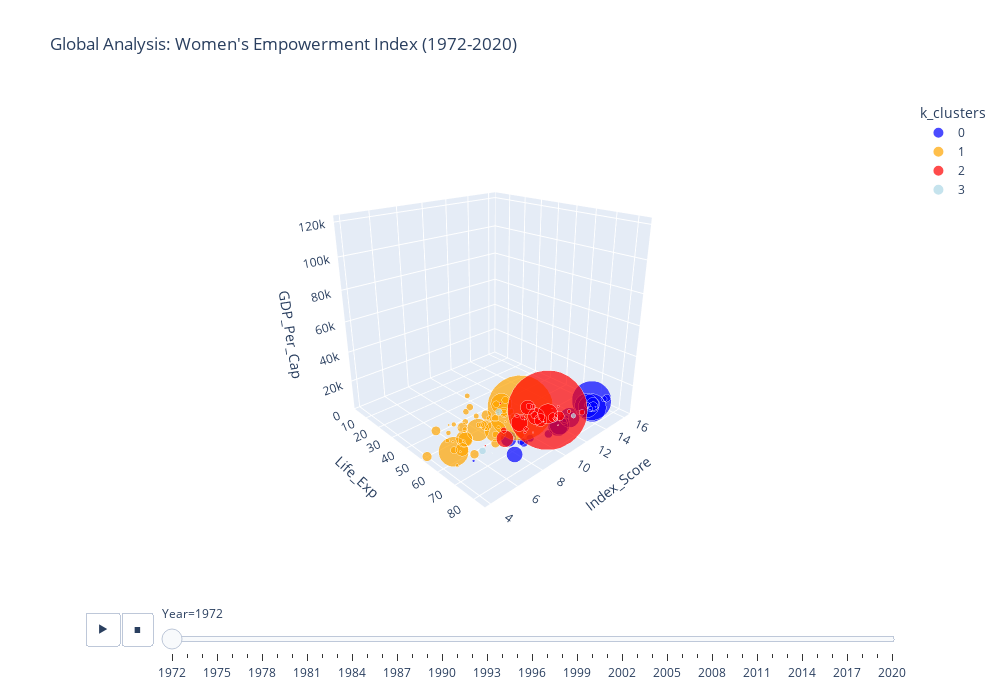

The code cell stored with this chart in its notebook:
### Markdown cell above
# animate

### Code cell
animation = plotly_3d_animated(df_animate, 'Index_Score', 'Life_Exp', 'GDP_Per_Cap', 
                   animate='Year', color='k_clusters', size='Population',
                   hover='Country_Name', hover_data=['Region', 'Income_Group'],
                   title="Global Analysis: Women's Empowerment Index (1972-2020)")

### Figure 1 — Plotly figure (JSON) as saved in the notebook; plotly's stock layout.template omitted (floating-point values rounded to 4 significant figures)
{"data": [{"customdata": [["High income: OECD", "High income"], ["High income: OECD", "High income"], ["High income: OECD", "High income"], ["High income: OECD", "High income"], ["High income: OECD", "High income"], ["High income: OECD", "High income"], ["High income: OECD", "High income"], ["High income: OECD", "High income"], ["High income: OECD", "High income"], ["High income: OECD", "High income"], ["High income: OECD", "High income"], ["High income: OECD", "High income"], ["High income: OECD", "High income"], ["Middle East & North Africa", "High income"], ["High income: OECD", "High income"], ["High income: OECD", "High income"], ["High income: OECD", "High income"], ["High income: OECD", "High income"], ["East Asia & Pacific", "High income"], ["High income: OECD", "High income"], ["High income: OECD", "High income"], ["High income: OECD", "High income"], ["High income: OECD", "High income"], ["High income: OECD", "High income"], ["Latin America & Caribbean", "High income"]], "hovertemplate": "<b>%{hovertext}</b><br><br>k_clusters=0<br>Year=1972<br>Index_Score=%{x}<br>Life_Exp=%{y}<br>GDP_Per_Cap=%{z}<br>Population=%{marker.size}<br>Region=%{customdata[0]}<br>Income_Group=%{customdata[1]}<extra></extra>", "hovertext": ["Australia", "Austria", "Belgium", "Canada", "Denmark", "Finland", "France", "Germany", "Greece", "Iceland", "Ireland", "Italy", "Japan", "Kuwait", "Netherlands", "New Zealand", "Norway", "Portugal", "Singapore", "South Korea", "Spain", "Sweden", "United Kingdom", "United States of America", "Uruguay"], "legendgroup": "0", "marker": {"color": "blue", "size": [13177000, 7544201, 9711115, 22218464, 4991596, 4639657, 52637888, 78688448, 8888628, 209137, 3036850, 54381344, 107188000, 913785, 13328593, 2903900, 3933004, 8630430, 2152400, 33505406, 34604468, 8122300, 56086064, 209896000, 2821086], "sizemode": "area", "sizeref": 141100.0, "symbol": "circle"}, "mode": "markers", "name": "0", "scene": "scene", "showlegend": true, "type": "scatter3d", "x": [12.43, 9.429, 8.714, 15.14, 16.29, 15, 12.86, 14.86, 10.71, 15.14, 12.57, 11.71, 15, 5.286, 15, 13.86, 14.57, 9, 13.14, 8.714, 7.714, 16.29, 11.86, 15.29, 13.71], "y": [71.46, 70.46, 71.41, 72.93, 73.44, 70.71, 72.11, 70.91, 72.78, 74.46, 71.02, 72.08, 73.15, 67.42, 73.73, 71.83, 74.34, 68.32, 69.35, 63.01, 72.82, 74.72, 72.12, 71.16, 68.93], "z": [3949.0, 2924.0, 3832.0, 5107.0, 4654.0, 3178.0, 3866.0, 3810.0, 1900.0, 4015.0, 2080.0, 2671.0, 3031.0, 4870.0, 4104.0, 3295.0, 4414.0, 1302.0, 1264.0, 324.2, 1709.0, 6027.0, 3030.0, 6094.0, 775.8]}, {"customdata": [["South Asia", "Low income"], ["Middle East & North Africa", "Upper middle income"], ["South Asia", "Lower middle income"], ["Sub-Saharan Africa", "Low income"], ["Latin America & Caribbean", "Lower middle income"], ["Sub-Saharan Africa", "Upper middle income"], ["Sub-Saharan Africa", "Low income"], ["Sub-Saharan Africa", "Low income"], ["East Asia & Pacific", "Lower middle income"], ["Sub-Saharan Africa", "Lower middle income"], ["Sub-Saharan Africa", "Low income"], ["Sub-Saharan Africa", "Low income"], ["High income: OECD", "High income"], ["Middle East & North Africa", "Lower middle income"], ["Sub-Saharan Africa", "Upper middle income"], ["Sub-Saharan Africa", "Upper middle income"], ["Sub-Saharan Africa", "Lower middle income"], ["Sub-Saharan Africa", "Low income"], ["Latin America & Caribbean", "Low income"], ["South Asia", "Lower middle income"], ["East Asia & Pacific", "Lower middle income"], ["Middle East & North Africa", "Upper middle income"], ["Middle East & North Africa", "Upper middle income"], ["Middle East & North Africa", "Upper middle income"], ["Sub-Saharan Africa", "Lower middle income"], ["Sub-Saharan Africa", "Lower middle income"], ["Sub-Saharan Africa", "Low income"], ["East Asia & Pacific", "Upper middle income"], ["Sub-Saharan Africa", "Low income"], ["Sub-Saharan Africa", "Lower middle income"], ["Middle East & North Africa", "Lower middle income"], ["South Asia", "Low income"], ["Sub-Saharan Africa", "Low income"], ["Sub-Saharan Africa", "Lower middle income"], ["Middle East & North Africa", "High income"], ["South Asia", "Lower middle income"], ["Sub-Saharan Africa", "Lower middle income"], ["Sub-Saharan Africa", "Low income"], ["Middle East & North Africa", "High income"], ["Sub-Saharan Africa", "Lower middle income"], ["Sub-Saharan Africa", "Low income"], ["Sub-Saharan Africa", "Low income"], ["Sub-Saharan Africa", "Upper middle income"], ["Sub-Saharan Africa", "Lower middle income"], ["Sub-Saharan Africa", "Lower middle income"], ["Sub-Saharan Africa", "Low income"], ["Middle East & North Africa", "Lower middle income"], ["Sub-Saharan Africa", "Low income"], ["Sub-Saharan Africa", "Lower middle income"], ["Sub-Saharan Africa", "Lower middle income"]], "hovertemplate": "<b>%{hovertext}</b><br><br>k_clusters=1<br>Year=1972<br>Index_Score=%{x}<br>Life_Exp=%{y}<br>GDP_Per_Cap=%{z}<br>Population=%{marker.size}<br>Region=%{customdata[0]}<br>Income_Group=%{customdata[1]}<extra></extra>", "hovertext": ["Afghanistan", "Algeria", "Bangladesh", "Benin", "Bolivia", "Botswana", "Burkina Faso", "Burundi", "Cambodia", "Cameroon", "Central African Republic", "Chad", "Chile", "Egypt", "Equatorial Guinea", "Gabon", "Ghana", "Guinea Bissau", "Haiti", "India", "Indonesia", "Iran", "Iraq", "Jordan", "Kenya", "Lesotho", "Madagascar", "Malaysia", "Mali", "Mauritania", "Morocco", "Nepal", "Niger", "Nigeria", "Oman", "Pakistan", "Republic of the Congo", "Rwanda", "Saudi Arabia", "Senegal", "Sierra Leone", "Somalia", "South Africa", "Sudan", "Swaziland", "Togo", "Tunisia", "Uganda", "Zambia", "Zimbabwe"], "legendgroup": "1", "marker": {"color": "orange", "size": [11286753, 14439748, 69346704, 3156408, 4793804, 626601, 5805283, 3579195, 6766289, 6809468, 2153613, 3824399, 10145765, 36330768, 305362, 622289, 9365952, 595950, 4853117, 582837952, 121504144, 30111574, 10507315, 1704787, 12322903, 1097242, 7051090, 10801619, 6347158, 1191376, 16081438, 13052220, 4926318, 58173832, 708045, 62509564, 1485274, 4135579, 6724260, 4633452, 2886642, 3918220, 23698508, 12057260, 467512, 2330704, 5320148, 10885563, 4523581, 5532842], "sizemode": "area", "sizeref": 141100.0, "symbol": "circle"}, "mode": "markers", "name": "1", "scene": "scene", "showlegend": true, "type": "scatter3d", "x": [6, 7.429, 8, 6.429, 8.429, 5.714, 11, 10.29, 11.86, 11, 10.29, 9, 7.714, 6.714, 7.286, 9.857, 10.57, 7, 8.571, 11.86, 5.429, 6.714, 6.143, 4.714, 11.86, 6.571, 9.714, 9.571, 9.429, 8.429, 8.714, 9.571, 8.857, 11.29, 6, 8.714, 9.143, 9.429, 5.429, 8, 7.286, 7.429, 5.857, 4, 6.143, 5.857, 11.14, 10.71, 10.71, 8.429], "y": [38.44, 44.35, 49.59, 43.16, 47.5, 56.3, 40.05, 25.61, 40.22, 48.9, 46.29, 41.4, 62.28, 50.76, 43.28, 53.6, 48.03, 38.7, 47.94, 49.02, 54.24, 51.66, 61.39, 62.35, 55.01, 51.72, 48.34, 64.08, 33.86, 51.66, 49.72, 43.69, 35.63, 41.27, 49.57, 55.24, 54.36, 46.5, 54.79, 41.75, 39.77, 45.94, 56.27, 49.92, 51.82, 47.09, 56.11, 46.97, 52.63, 57.4], "z": [141.4, 468.6, 90.68, 130, 268.3, 262.5, 99.67, 68.96, 74.72, 220.0, 106.9, 153.1, 1166.0, 256.0, 214.3, 691.8, 226.0, 147.2, 76.65, 122.6, 90.51, 569.7, 391.5, 462.5, 171.0, 73.74, 190.3, 466.9, 76.67, 328.8, 314, 78.46, 150.8, 211, 518.2, 150.6, 276.5, 59.59, 1437.0, 349.8, 161.2, 106.4, 1034.0, 160.1, 313.9, 144.0, 420.6, 137.0, 414.1, 484.0]}, {"customdata": [["East Asia & Pacific", "High income"], ["East Asia & Pacific", "Upper middle income"], ["Latin America & Caribbean", "Upper middle income"], ["Latin America & Caribbean", "Upper middle income"], ["Latin America & Caribbean", "Upper middle income"], ["Latin America & Caribbean", "Upper middle income"], ["Latin America & Caribbean", "Lower middle income"], ["East Asia & Pacific", "Upper middle income"], ["Sub-Saharan Africa", "Low income"], ["Latin America & Caribbean", "Upper middle income"], ["Latin America & Caribbean", "Upper middle income"], ["Latin America & Caribbean", "Lower middle income"], ["East Asia & Pacific", "High income"], ["Latin America & Caribbean", "Upper middle income"], ["East Asia & Pacific", "Lower middle income"], ["High income: OECD", "High income"], ["Middle East & North Africa", "High income"], ["Latin America & Caribbean", "Upper middle income"], ["East Asia & Pacific", "Lower middle income"], ["Latin America & Caribbean", "High income"], ["East Asia & Pacific", "Lower middle income"], ["Latin America & Caribbean", "Upper middle income"], ["East Asia & Pacific", "Lower middle income"], ["South Asia", "Upper middle income"], ["Latin America & Caribbean", "High income"], ["Latin America & Caribbean", "Upper middle income"], ["Latin America & Caribbean", "Upper middle income"], ["East Asia & Pacific", "Upper middle income"], ["Latin America & Caribbean", "High income"], ["Latin America & Caribbean", "High income"], ["Europe & Central Asia", "Upper middle income"], ["Latin America & Caribbean", "Upper middle income"]], "hovertemplate": "<b>%{hovertext}</b><br><br>k_clusters=2<br>Year=1972<br>Index_Score=%{x}<br>Life_Exp=%{y}<br>GDP_Per_Cap=%{z}<br>Population=%{marker.size}<br>Region=%{customdata[0]}<br>Income_Group=%{customdata[1]}<extra></extra>", "hovertext": ["Brunei", "China", "Colombia", "Costa Rica", "Dominican Republic", "Ecuador", "El Salvador", "Fiji", "Gambia", "Guatemala", "Guyana", "Honduras", "Hong Kong SAR, China", "Jamaica", "Kiribati", "Luxembourg", "Malta", "Mexico", "Myanmar", "Panama", "Papua New Guinea", "Paraguay", "Philippines", "Sri Lanka", "St. Kitts and Nevis", "St. Vincent and the Grenadines", "Suriname", "Thailand", "The Bahamas", "Trinidad and Tobago", "Turkey", "Venezuela"], "legendgroup": "2", "marker": {"color": "red", "size": [143886, 862030016, 21898056, 1955547, 4724801, 6533630, 3798109, 547918, 560553, 5723759, 721994, 2956021, 4123600, 1915299, 59606, 346600, 302450, 53543436, 28551948, 1602646, 2610700, 2521508, 39412480, 12914457, 44416, 100843, 397529, 37834384, 189181, 1013031, 37188036, 12061621], "sizemode": "area", "sizeref": 141100.0, "symbol": "circle"}, "mode": "markers", "name": "2", "scene": "scene", "showlegend": true, "type": "scatter3d", "x": [8.857, 13, 11.71, 13.86, 9.143, 11.86, 12.57, 11.71, 11.29, 12.43, 13.86, 11.14, 14.29, 12.43, 11.14, 9.714, 12, 12.57, 12.29, 12.43, 11, 10.29, 8.571, 13, 13.29, 12.57, 7.143, 11.86, 10.71, 9.857, 10.43, 12.43], "y": [65.35, 58.42, 62.57, 66.72, 57.42, 58.2, 53.02, 61.78, 40.92, 51.64, 60.64, 55.61, 71.46, 67.1, 55.48, 70.32, 70.72, 61.61, 51.5, 66.46, 53.22, 62.94, 61.83, 65.83, 60.19, 68.5, 60.51, 59.05, 66.41, 64.95, 58.07, 65.42], "z": [1882.0, 131.9, 396.0, 633.2, 420.6, 487.6, 332.7, 577.9, 105.5, 367.1, 395.3, 271.6, 1385.0, 979.0, 317.7, 5487.0, 975.8, 844.2, 23.19, 1044.0, 328.9, 305.0, 230.1, 197.8, 516.6, 273.5, 784.7, 216.1, 3123.0, 1069.0, 555.3, 1159.0]}, {"customdata": [["Latin America & Caribbean", "Upper middle income"], ["Sub-Saharan Africa", "Lower middle income"], ["Latin America & Caribbean", "High income"], ["Middle East & North Africa", "High income"], ["East Asia & Pacific", "Lower middle income"], ["Middle East & North Africa", "Low income"]], "hovertemplate": "<b>%{hovertext}</b><br><br>k_clusters=3<br>Year=1972<br>Index_Score=%{x}<br>Life_Exp=%{y}<br>GDP_Per_Cap=%{z}<br>Population=%{marker.size}<br>Region=%{customdata[0]}<br>Income_Group=%{customdata[1]}<extra></extra>", "hovertext": ["Belize", "Ivory Coast", "Puerto Rico", "Qatar", "Solomon Islands", "Syria"], "legendgroup": "3", "marker": {"color": "lightblue", "size": [125054, 5979984, 2817256, 148338, 181876, 6768544], "sizemode": "area", "sizeref": 141100.0, "symbol": "circle"}, "mode": "markers", "name": "3", "scene": "scene", "showlegend": true, "type": "scatter3d", "x": [11.71, 10.43, 13.43, 6.714, 11, 6.714], "y": [64.45, 45.72, 71.3, 67.61, 57.8, 61.9], "z": [527.8, 309.3, 2246.0, 3440.0, 223.3, 356.9]}], "layout": {"height": 700, "legend": {"itemsizing": "constant", "title": {"text": "k_clusters"}, "tracegroupgap": 0}, "scene": {"aspectmode": "auto", "aspectratio": {"x": 1, "y": 1, "z": 1}, "camera": {"center": {"x": 0, "y": 0, "z": 0}, "eye": {"x": 1.615, "y": 1.729, "z": 0.9611}, "projection": {"type": "perspective"}, "up": {"x": 0, "y": 0, "z": 1}}, "domain": {"x": [0, 1], "y": [0, 1]}, "xaxis": {"autorange": "reversed", "range": [0, 22.86], "title": {"text": "Index_Score"}, "type": "linear"}, "yaxis": {"range": [0, 85.5], "title": {"text": "Life_Exp"}, "type": "linear"}, "zaxis": {"range": [0, 123700.0], "title": {"text": "GDP_Per_Cap"}, "type": "linear"}}, "showlegend": true, "sliders": [{"active": 0, "currentvalue": {"prefix": "Year="}, "len": 0.9, "pad": {"b": 10, "t": 60}, "steps": [{"args": [["1972"], {"frame": {"duration": 0, "redraw": true}, "fromcurrent": true, "mode": "immediate", "transition": {"duration": 0, "easing": "linear"}}], "label": "1972", "method": "animate"}, {"args": [["1973"], {"frame": {"duration": 0, "redraw": true}, "fromcurrent": true, "mode": "immediate", "transition": {"duration": 0, "easing": "linear"}}], "label": "1973", "method": "animate"}, {"args": [["1974"], {"frame": {"duration": 0, "redraw": true}, "fromcurrent": true, "mode": "immediate", "transition": {"duration": 0, "easing": "linear"}}], "label": "1974", "method": "animate"}, {"args": [["1975"], {"frame": {"duration": 0, "redraw": true}, "fromcurrent": true, "mode": "immediate", "transition": {"duration": 0, "easing": "linear"}}], "label": "1975", "method": "animate"}, {"args": [["1976"], {"frame": {"duration": 0, "redraw": true}, "fromcurrent": true, "mode": "immediate", "transition": {"duration": 0, "easing": "linear"}}], "label": "1976", "method": "animate"}, {"args": [["1977"], {"frame": {"duration": 0, "redraw": true}, "fromcurrent": true, "mode": "immediate", "transition": {"duration": 0, "easing": "linear"}}], "label": "1977", "method": "animate"}, {"args": [["1978"], {"frame": {"duration": 0, "redraw": true}, "fromcurrent": true, "mode": "immediate", "transition": {"duration": 0, "easing": "linear"}}], "label": "1978", "method": "animate"}, {"args": [["1979"], {"frame": {"duration": 0, "redraw": true}, "fromcurrent": true, "mode": "immediate", "transition": {"duration": 0, "easing": "linear"}}], "label": "1979", "method": "animate"}, {"args": [["1980"], {"frame": {"duration": 0, "redraw": true}, "fromcurrent": true, "mode": "immediate", "transition": {"duration": 0, "easing": "linear"}}], "label": "1980", "method": "animate"}, {"args": [["1981"], {"frame": {"duration": 0, "redraw": true}, "fromcurrent": true, "mode": "immediate", "transition": {"duration": 0, "easing": "linear"}}], "label": "1981", "method": "animate"}, {"args": [["1982"], {"frame": {"duration": 0, "redraw": true}, "fromcurrent": true, "mode": "immediate", "transition": {"duration": 0, "easing": "linear"}}], "label": "1982", "method": "animate"}, {"args": [["1983"], {"frame": {"duration": 0, "redraw": true}, "fromcurrent": true, "mode": "immediate", "transition": {"duration": 0, "easing": "linear"}}], "label": "1983", "method": "animate"}, {"args": [["1984"], {"frame": {"duration": 0, "redraw": true}, "fromcurrent": true, "mode": "immediate", "transition": {"duration": 0, "easing": "linear"}}], "label": "1984", "method": "animate"}, {"args": [["1985"], {"frame": {"duration": 0, "redraw": true}, "fromcurrent": true, "mode": "immediate", "transition": {"duration": 0, "easing": "linear"}}], "label": "1985", "method": "animate"}, {"args": [["1986"], {"frame": {"duration": 0, "redraw": true}, "fromcurrent": true, "mode": "immediate", "transition": {"duration": 0, "easing": "linear"}}], "label": "1986", "method": "animate"}, {"args": [["1987"], {"frame": {"duration": 0, "redraw": true}, "fromcurrent": true, "mode": "immediate", "transition": {"duration": 0, "easing": "linear"}}], "label": "1987", "method": "animate"}, {"args": [["1988"], {"frame": {"duration": 0, "redraw": true}, "fromcurrent": true, "mode": "immediate", "transition": {"duration": 0, "easing": "linear"}}], "label": "1988", "method": "animate"}, {"args": [["1989"], {"frame": {"duration": 0, "redraw": true}, "fromcurrent": true, "mode": "immediate", "transition": {"duration": 0, "easing": "linear"}}], "label": "1989", "method": "animate"}, {"args": [["1990"], {"frame": {"duration": 0, "redraw": true}, "fromcurrent": true, "mode": "immediate", "transition": {"duration": 0, "easing": "linear"}}], "label": "1990", "method": "animate"}, {"args": [["1991"], {"frame": {"duration": 0, "redraw": true}, "fromcurrent": true, "mode": "immediate", "transition": {"duration": 0, "easing": "linear"}}], "label": "1991", "method": "animate"}, {"args": [["1992"], {"frame": {"duration": 0, "redraw": true}, "fromcurrent": true, "mode": "immediate", "transition": {"duration": 0, "easing": "linear"}}], "label": "1992", "method": "animate"}, {"args": [["1993"], {"frame": {"duration": 0, "redraw": true}, "fromcurrent": true, "mode": "immediate", "transition": {"duration": 0, "easing": "linear"}}], "label": "1993", "method": "animate"}, {"args": [["1994"], {"frame": {"duration": 0, "redraw": true}, "fromcurrent": true, "mode": "immediate", "transition": {"duration": 0, "easing": "linear"}}], "label": "1994", "method": "animate"}, {"args": [["1995"], {"frame": {"duration": 0, "redraw": true}, "fromcurrent": true, "mode": "immediate", "transition": {"duration": 0, "easing": "linear"}}], "label": "1995", "method": "animate"}, {"args": [["1996"], {"frame": {"duration": 0, "redraw": true}, "fromcurrent": true, "mode": "immediate", "transition": {"duration": 0, "easing": "linear"}}], "label": "1996", "method": "animate"}, {"args": [["1997"], {"frame": {"duration": 0, "redraw": true}, "fromcurrent": true, "mode": "immediate", "transition": {"duration": 0, "easing": "linear"}}], "label": "1997", "method": "animate"}, {"args": [["1998"], {"frame": {"duration": 0, "redraw": true}, "fromcurrent": true, "mode": "immediate", "transition": {"duration": 0, "easing": "linear"}}], "label": "1998", "method": "animate"}, {"args": [["1999"], {"frame": {"duration": 0, "redraw": true}, "fromcurrent": true, "mode": "immediate", "transition": {"duration": 0, "easing": "linear"}}], "label": "1999", "method": "animate"}, {"args": [["2000"], {"frame": {"duration": 0, "redraw": true}, "fromcurrent": true, "mode": "immediate", "transition": {"duration": 0, "easing": "linear"}}], "label": "2000", "method": "animate"}, {"args": [["2001"], {"frame": {"duration": 0, "redraw": true}, "fromcurrent": true, "mode": "immediate", "transition": {"duration": 0, "easing": "linear"}}], "label": "2001", "method": "animate"}, {"args": [["2002"], {"frame": {"duration": 0, "redraw": true}, "fromcurrent": true, "mode": "immediate", "transition": {"duration": 0, "easing": "linear"}}], "label": "2002", "method": "animate"}, {"args": [["2003"], {"frame": {"duration": 0, "redraw": true}, "fromcurrent": true, "mode": "immediate", "transition": {"duration": 0, "easing": "linear"}}], "label": "2003", "method": "animate"}, {"args": [["2004"], {"frame": {"duration": 0, "redraw": true}, "fromcurrent": true, "mode": "immediate", "transition": {"duration": 0, "easing": "linear"}}], "label": "2004", "method": "animate"}, {"args": [["2005"], {"frame": {"duration": 0, "redraw": true}, "fromcurrent": true, "mode": "immediate", "transition": {"duration": 0, "easing": "linear"}}], "label": "2005", "method": "animate"}, {"args": [["2006"], {"frame": {"duration": 0, "redraw": true}, "fromcurrent": true, "mode": "immediate", "transition": {"duration": 0, "easing": "linear"}}], "label": "2006", "method": "animate"}, {"args": [["2007"], {"frame": {"duration": 0, "redraw": true}, "fromcurrent": true, "mode": "immediate", "transition": {"duration": 0, "easing": "linear"}}], "label": "2007", "method": "animate"}, {"args": [["2008"], {"frame": {"duration": 0, "redraw": true}, "fromcurrent": true, "mode": "immediate", "transition": {"duration": 0, "easing": "linear"}}], "label": "2008", "method": "animate"}, {"args": [["2009"], {"frame": {"duration": 0, "redraw": true}, "fromcurrent": true, "mode": "immediate", "transition": {"duration": 0, "easing": "linear"}}], "label": "2009", "method": "animate"}, {"args": [["2010"], {"frame": {"duration": 0, "redraw": true}, "fromcurrent": true, "mode": "immediate", "transition": {"duration": 0, "easing": "linear"}}], "label": "2010", "method": "animate"}, {"args": [["2011"], {"frame": {"duration": 0, "redraw": true}, "fromcurrent": true, "mode": "immediate", "transition": {"duration": 0, "easing": "linear"}}], "label": "2011", "method": "animate"}, {"args": [["2012"], {"frame": {"duration": 0, "redraw": true}, "fromcurrent": true, "mode": "immediate", "transition": {"duration": 0, "easing": "linear"}}], "label": "2012", "method": "animate"}, {"args": [["2013"], {"frame": {"duration": 0, "redraw": true}, "fromcurrent": true, "mode": "immediate", "transition": {"duration": 0, "easing": "linear"}}], "label": "2013", "method": "animate"}, {"args": [["2014"], {"frame": {"duration": 0, "redraw": true}, "fromcurrent": true, "mode": "immediate", "transition": {"duration": 0, "easing": "linear"}}], "label": "2014", "method": "animate"}, {"args": [["2015"], {"frame": {"duration": 0, "redraw": true}, "fromcurrent": true, "mode": "immediate", "transition": {"duration": 0, "easing": "linear"}}], "label": "2015", "method": "animate"}, {"args": [["2016"], {"frame": {"duration": 0, "redraw": true}, "fromcurrent": true, "mode": "immediate", "transition": {"duration": 0, "easing": "linear"}}], "label": "2016", "method": "animate"}, {"args": [["2017"], {"frame": {"duration": 0, "redraw": true}, "fromcurrent": true, "mode": "immediate", "transition": {"duration": 0, "easing": "linear"}}], "label": "2017", "method": "animate"}, {"args": [["2018"], {"frame": {"duration": 0, "redraw": true}, "fromcurrent": true, "mode": "immediate", "transition": {"duration": 0, "easing": "linear"}}], "label": "2018", "method": "animate"}, {"args": [["2019"], {"frame": {"duration": 0, "redraw": true}, "fromcurrent": true, "mode": "immediate", "transition": {"duration": 0, "easing": "linear"}}], "label": "2019", "method": "animate"}, {"args": [["2020"], {"frame": {"duration": 0, "redraw": true}, "fromcurrent": true, "mode": "immediate", "transition": {"duration": 0, "easing": "linear"}}], "label": "2020", "method": "animate"}], "x": 0.1, "xanchor": "left", "y": 0, "yanchor": "top"}], "title": {"text": "Global Analysis: Women's Empowerment Index (1972-2020)"}, "updatemenus": [{"active": 1, "buttons": [{"args": [null, {"frame": {"duration": 500, "redraw": true}, "fromcurrent": true, "mode": "immediate", "transition": {"duration": 500, "easing": "linear"}}], "label": "&#9654;", "method": "animate"}, {"args": [[null], {"frame": {"duration": 0, "redraw": true}, "fromcurrent": true, "mode": "immediate", "transition": {"duration": 0, "easing": "linear"}}], "label": "&#9724;", "method": "animate"}], "direction": "left", "pad": {"r": 10, "t": 70}, "showactive": false, "type": "buttons", "x": 0.1, "xanchor": "right", "y": 0, "yanchor": "top"}], "width": 1000}}
